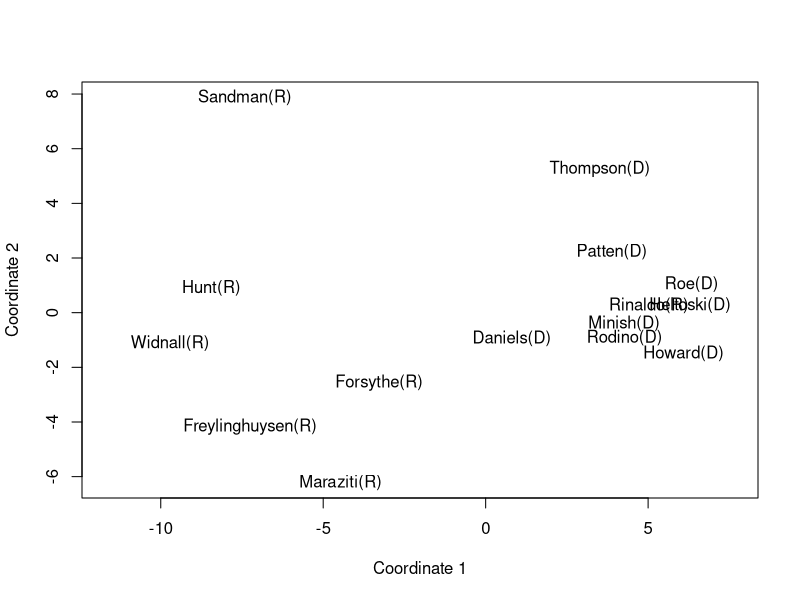

R code for this plot:
library(HSAUR3)


### Name: voting
### Title: House of Representatives Voting Data
### Aliases: voting
### Keywords: datasets

### ** Examples


  data("voting", package = "HSAUR3")
  require("MASS")
  voting_mds <- isoMDS(voting)
  plot(voting_mds$points[,1], voting_mds$points[,2],
       type = "n", xlab = "Coordinate 1", ylab = "Coordinate 2",
       xlim = range(voting_mds$points[,1])*1.2)
  text(voting_mds$points[,1], voting_mds$points[,2], 
       labels = colnames(voting))
  voting_sh <- Shepard(voting[lower.tri(voting)], voting_mds$points)
